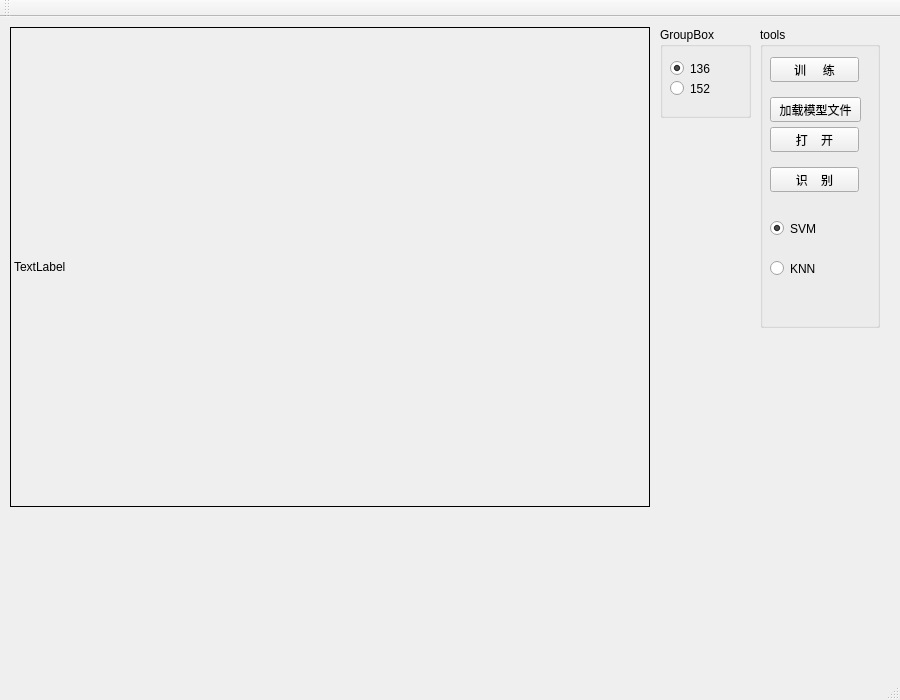
<?xml version="1.0" encoding="UTF-8"?>
<ui version="4.0">
 <class>MainWindow</class>
 <widget class="QMainWindow" name="MainWindow">
  <property name="geometry">
   <rect>
    <x>0</x>
    <y>0</y>
    <width>900</width>
    <height>700</height>
   </rect>
  </property>
  <property name="windowTitle">
   <string>MainWindow</string>
  </property>
  <widget class="QWidget" name="centralWidget">
   <widget class="QLabel" name="label">
    <property name="geometry">
     <rect>
      <x>10</x>
      <y>10</y>
      <width>640</width>
      <height>480</height>
     </rect>
    </property>
    <property name="frameShape">
     <enum>QFrame::Box</enum>
    </property>
    <property name="text">
     <string>TextLabel</string>
    </property>
   </widget>
   <widget class="QGroupBox" name="groupBox">
    <property name="geometry">
     <rect>
      <x>760</x>
      <y>10</y>
      <width>120</width>
      <height>301</height>
     </rect>
    </property>
    <property name="title">
     <string>tools</string>
    </property>
    <widget class="QPushButton" name="trainBtn">
     <property name="geometry">
      <rect>
       <x>10</x>
       <y>30</y>
       <width>89</width>
       <height>25</height>
      </rect>
     </property>
     <property name="text">
      <string>训     练</string>
     </property>
    </widget>
    <widget class="QPushButton" name="openBtn">
     <property name="geometry">
      <rect>
       <x>10</x>
       <y>100</y>
       <width>89</width>
       <height>25</height>
      </rect>
     </property>
     <property name="text">
      <string>打    开</string>
     </property>
    </widget>
    <widget class="QPushButton" name="loadModelBtn">
     <property name="geometry">
      <rect>
       <x>10</x>
       <y>70</y>
       <width>91</width>
       <height>25</height>
      </rect>
     </property>
     <property name="text">
      <string>加载模型文件</string>
     </property>
    </widget>
    <widget class="QPushButton" name="predictBtn">
     <property name="geometry">
      <rect>
       <x>10</x>
       <y>140</y>
       <width>89</width>
       <height>25</height>
      </rect>
     </property>
     <property name="text">
      <string>识    别</string>
     </property>
    </widget>
    <widget class="QRadioButton" name="radioButton_svm">
     <property name="geometry">
      <rect>
       <x>10</x>
       <y>190</y>
       <width>91</width>
       <height>23</height>
      </rect>
     </property>
     <property name="text">
      <string>SVM</string>
     </property>
     <property name="checked">
      <bool>true</bool>
     </property>
    </widget>
    <widget class="QRadioButton" name="radioButton_knn">
     <property name="geometry">
      <rect>
       <x>10</x>
       <y>230</y>
       <width>91</width>
       <height>23</height>
      </rect>
     </property>
     <property name="text">
      <string>KNN</string>
     </property>
    </widget>
   </widget>
   <widget class="QGroupBox" name="groupBox_2">
    <property name="geometry">
     <rect>
      <x>660</x>
      <y>10</y>
      <width>91</width>
      <height>91</height>
     </rect>
    </property>
    <property name="title">
     <string>GroupBox</string>
    </property>
    <widget class="QRadioButton" name="radioButton_152">
     <property name="geometry">
      <rect>
       <x>10</x>
       <y>50</y>
       <width>61</width>
       <height>23</height>
      </rect>
     </property>
     <property name="text">
      <string>152</string>
     </property>
    </widget>
    <widget class="QRadioButton" name="radioButton_136">
     <property name="geometry">
      <rect>
       <x>10</x>
       <y>30</y>
       <width>61</width>
       <height>23</height>
      </rect>
     </property>
     <property name="text">
      <string>136</string>
     </property>
     <property name="checked">
      <bool>true</bool>
     </property>
    </widget>
   </widget>
  </widget>
  <widget class="QMenuBar" name="menuBar">
   <property name="geometry">
    <rect>
     <x>0</x>
     <y>0</y>
     <width>900</width>
     <height>25</height>
    </rect>
   </property>
  </widget>
  <widget class="QToolBar" name="mainToolBar">
   <attribute name="toolBarArea">
    <enum>TopToolBarArea</enum>
   </attribute>
   <attribute name="toolBarBreak">
    <bool>false</bool>
   </attribute>
  </widget>
  <widget class="QStatusBar" name="statusBar"/>
 </widget>
 <layoutdefault spacing="6" margin="11"/>
 <resources/>
 <connections/>
</ui>
